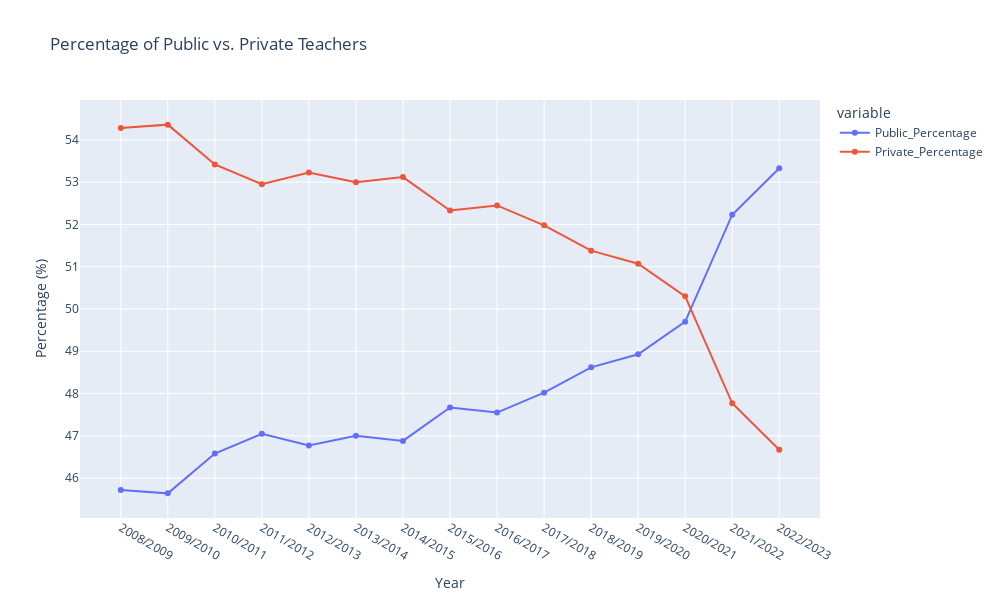

Notebook source saved alongside this figure:
### Markdown cell above
2.	Percentage Share of Public vs. Private Professors:
	-	For each year, we calculate the percentage of public and private professors as part of the total number of professors.
	-	Plot: Line plot comparing the percentage share of public and private professors.

Related news: https://www.edubcn.cat/es/noticias/detalle?59955 - some schools changed from private to public, and as a result, the status of teachers also changed:
"Desde el curso 2020-2021 seis centros concertados se han incorporado a la red pública de la ciudad. El primero fue el colegio Inmaculada Concepción (Institut Escola Eixample), y el curso 2021-2022 lo hicieron 4 escuelas de la Fundación Escola Vicenciana; actuament instituto escuela Sicilia (Eixample), instituto escuela Londres (Eixample), escuela Aldana (Eixample), instituto escuela Elisabets (Ciutat Vella). Y este curso también la ya mencionada escuela Projecte de Sarrià-Gervasi, que pasará a ser el instituto escuela Projecte."

### Code cell
# Plotting 2: Percentage Share of Public and Private Professors
fig2 = px.line(teachers, 
               x="Curs", 
               y=["Public_Percentage", "Private_Percentage"],
               markers=True,
               title="Percentage of Public vs. Private Teachers",
               labels={"Public_Percentage": "Public (%)", 
                       "Private_Percentage": "Private (%)"},
              category_orders={'Curs': sorted_years})  # Sort x-axis in ascending order)

fig2.update_layout(
    xaxis_title="Year",
    yaxis_title="Percentage (%)",
    width=1000,
    height=600
)

# Show the plot
fig2.show()

### Figure 1 — Plotly figure (JSON) as saved in the notebook; plotly's stock layout.template omitted (floating-point values rounded to 4 significant figures)
{"data": [{"hovertemplate": "variable=Public_Percentage<br>Curs=%{x}<br>value=%{y}<extra></extra>", "legendgroup": "Public_Percentage", "line": {"color": "#636efa", "dash": "solid"}, "marker": {"symbol": "circle"}, "mode": "lines+markers", "name": "Public_Percentage", "orientation": "v", "showlegend": true, "type": "scatter", "x": ["2022/2023", "2021/2022", "2020/2021", "2019/2020", "2018/2019", "2017/2018", "2016/2017", "2015/2016", "2014/2015", "2013/2014", "2012/2013", "2011/2012", "2010/2011", "2009/2010", "2008/2009"], "xaxis": "x", "y": [53.33, 52.23, 49.7, 48.93, 48.62, 48.02, 47.55, 47.67, 46.88, 47, 46.77, 47.05, 46.58, 45.64, 45.72], "yaxis": "y"}, {"hovertemplate": "variable=Private_Percentage<br>Curs=%{x}<br>value=%{y}<extra></extra>", "legendgroup": "Private_Percentage", "line": {"color": "#EF553B", "dash": "solid"}, "marker": {"symbol": "circle"}, "mode": "lines+markers", "name": "Private_Percentage", "orientation": "v", "showlegend": true, "type": "scatter", "x": ["2022/2023", "2021/2022", "2020/2021", "2019/2020", "2018/2019", "2017/2018", "2016/2017", "2015/2016", "2014/2015", "2013/2014", "2012/2013", "2011/2012", "2010/2011", "2009/2010", "2008/2009"], "xaxis": "x", "y": [46.67, 47.77, 50.3, 51.07, 51.38, 51.98, 52.45, 52.33, 53.12, 53, 53.23, 52.95, 53.42, 54.36, 54.28], "yaxis": "y"}], "layout": {"height": 600, "legend": {"title": {"text": "variable"}, "tracegroupgap": 0}, "title": {"text": "Percentage of Public vs. Private Teachers"}, "width": 1000, "xaxis": {"anchor": "y", "autorange": true, "categoryarray": ["2008/2009", "2009/2010", "2010/2011", "2011/2012", "2012/2013", "2013/2014", "2014/2015", "2015/2016", "2016/2017", "2017/2018", "2018/2019", "2019/2020", "2020/2021", "2021/2022", "2022/2023"], "categoryorder": "array", "domain": [0, 1], "range": [-0.8673, 14.87], "title": {"text": "Year"}, "type": "category"}, "yaxis": {"anchor": "x", "autorange": true, "domain": [0, 1], "range": [45.06, 54.94], "title": {"text": "Percentage (%)"}, "type": "linear"}}}
